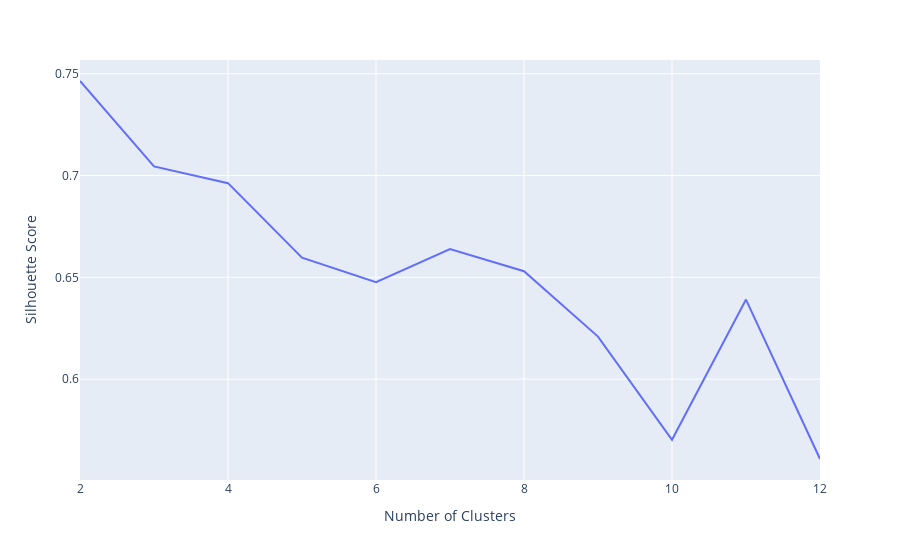

The cell this chart's notebook holds for it:
### Markdown cell above
The best number of clusters is around 4 or 5 using the elbow method for the inertia graph.

### Code cell
fig = px.line(
    x = n_clusters, y = silhouette_scores
)
fig.update_layout(
    xaxis_title="Number of Clusters", yaxis_title="Silhouette Score"
)
fig.show()

### Figure 1 — Plotly figure (JSON) as saved in the notebook; plotly's stock layout.template omitted (floating-point values rounded to 4 significant figures)
{"data": [{"hovertemplate": "x=%{x}<br>y=%{y}<extra></extra>", "legendgroup": "", "line": {"color": "#636efa", "dash": "solid"}, "marker": {"symbol": "circle"}, "mode": "lines", "name": "", "orientation": "v", "showlegend": false, "type": "scatter", "x": [2, 3, 4, 5, 6, 7, 8, 9, 10, 11, 12], "xaxis": "x", "y": [0.7465, 0.7045, 0.6963, 0.6596, 0.6476, 0.6639, 0.653, 0.6209, 0.5702, 0.6391, 0.5608], "yaxis": "y"}], "layout": {"legend": {"tracegroupgap": 0}, "margin": {"t": 60}, "xaxis": {"anchor": "y", "domain": [0, 1], "title": {"text": "Number of Clusters"}}, "yaxis": {"anchor": "x", "domain": [0, 1], "title": {"text": "Silhouette Score"}}}}
